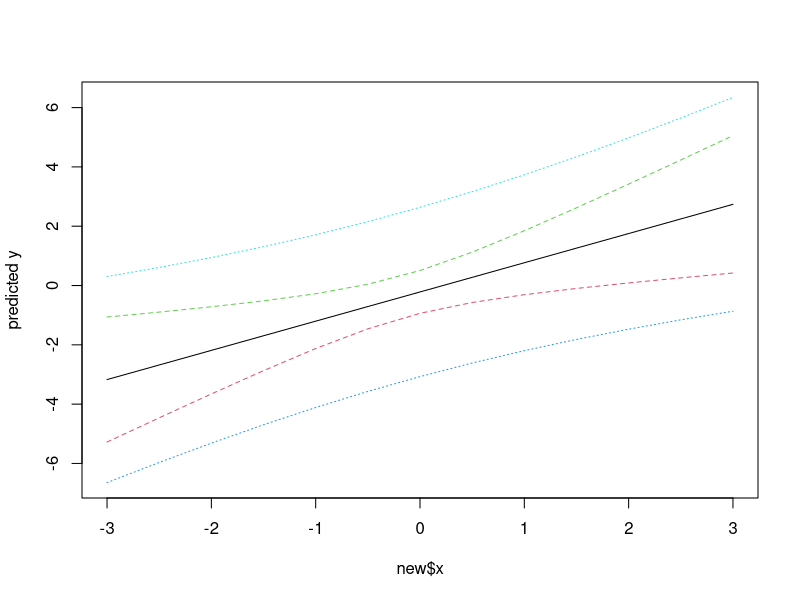

This chart was generated by the following R code: (Note: this script raises an error after producing the figure.)
require(graphics)

## Predictions
x <- rnorm(15)
y <- x + rnorm(15)
predict(lm(y ~ x))
new <- data.frame(x = seq(-3, 3, 0.5))
predict(lm(y ~ x), new, se.fit = TRUE)
pred.w.plim <- predict(lm(y ~ x), new, interval = "prediction")
pred.w.clim <- predict(lm(y ~ x), new, interval = "confidence")
matplot(new$x, cbind(pred.w.clim, pred.w.plim[,-1]),
        lty = c(1,2,2,3,3), type = "l", ylab = "predicted y")



# debug time
i<- 11
training_data<-googlebotmobile_visits[1:i]
feature = 1:i
print(length(training_data))
#model <- ar(training_data, method="mle")

#new <- data.frame(x = NROW(training_data)+1)
predict(lm(training_data ~ feature))
new_data <- data.frame(feature = 1:(NROW(training_data)+1))
my_linear_prediction<-predict(lm(training_data ~ feature), new_data, se.fit = TRUE)
plot(my_linear_prediction$fit,training_data )
par(new=T)
plot(training_data )

my_next_linear_prediction <- tail(my_linear_prediction$fit, n=1)


my_linear_data_frame <- data.frame(Data_To_Regress = training_data, Feature = 1:NROW(training_data), x = NROW(training_data)+1 )
LM <- lm(Data_To_Regress~Feature, data=my_linear_data_frame)

#new <- NROW(training_data)+1



pouet<-predict(LM, my_linear_data_frame)


next_day_linear_prediction <- predict(LM, n.ahead=2)
print(class(next_day_linear_prediction))

x <- rnorm(15)
y <- x + rnorm(15)
predict(lm(y ~ x))
new <- data.frame(x = seq(-3, 3, 0.5))
predict(lm(y ~ x), new, se.fit = TRUE)


ts.plot(training_data,next_day_linear_prediction,lty=1:2)
print("houofuosudofusqodfuosqufosuf")
sprintf("Next day prediction %s", str(next_day_linear_prediction) )


model <- arima(training_data, order=c(1,1,1)) 
next_day_prediction <- predict(model, n.ahead=1)
print(class(next_day_prediction))
print(length(next_day_prediction$pred))
print(class(next_day_prediction$pred[1]))
print(next_day_prediction$pred[1])
print(class(as.integer(next_day_prediction$pred[1])))
arima_prediction[i] <- as.integer(next_day_prediction$pred[1])
constant_prediction[i]=mean(training_data)

#dsmqlkfjqmlskjdfmqsldfkqs
